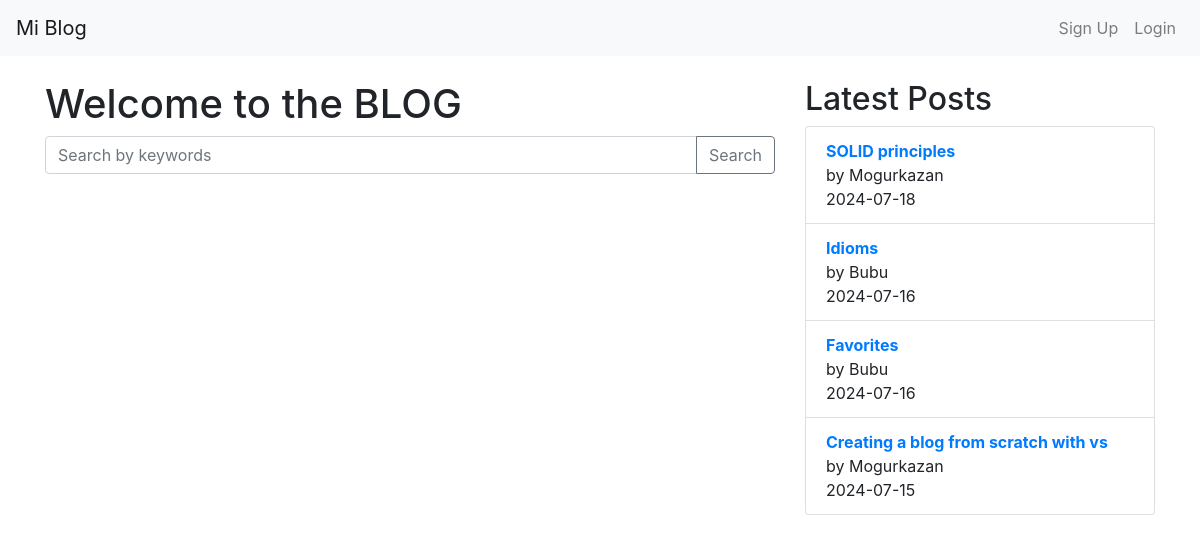
The page / on the database its author committed.
### app/models.py (models this page shows, shortened)
class Post(db.Model):
    id = db.Column(db.Integer, primary_key=True)
    title = db.Column(db.String(100), nullable=False)
    content = db.Column(db.Text, nullable=False)
    date_posted = db.Column(db.DateTime, nullable=False, default=datetime.utcnow)
    keywords = db.Column(db.String(100), nullable=True)
    user_id = db.Column(db.Integer, db.ForeignKey('user.id'), nullable=False)
    comments = db.relationship('Comment', backref='post', lazy=True)

class User(UserMixin, db.Model):
    id = db.Column(db.Integer, primary_key=True)
    email = db.Column(db.String(120), unique=True, nullable=False)
    nickname = db.Column(db.String(80), unique=True, nullable=False)
    password_hash = db.Column(db.String(128), nullable=False)
    posts = db.relationship('Post', backref='author', lazy=True)
    comments = db.relationship('Comment', backref='author', lazy=True)
    favorites = db.relationship('Post', secondary='favorites', backref=db.backref('favorited_by', lazy='dynamic'))

### app/routes.py (the view)
@bp.route('/')
def home():
    latest_posts = Post.query.order_by(Post.date_posted.desc()).limit(5).all()
    logout_form = LogoutForm()
    return render_template('index.html', latest_posts=latest_posts, logout_form=logout_form)

### app/forms.py
class LogoutForm(FlaskForm):
    pass

### app/templates/index.html (shortened to what this page needs)
<!DOCTYPE html>
<html lang="en">
<head>
    <link rel="stylesheet" href="https://stackpath.bootstrapcdn.com/bootstrap/4.5.2/css/bootstrap.min.css">
</head>
<body>
    {% block navbar %}
    <nav class="navbar navbar-expand-lg navbar-light bg-light fixed-top">
        <a class="navbar-brand" href="{{ url_for('main.home') }}">
            {% if current_user.is_authenticated %}
                Blog de {{ current_user.nickname }}
            {% else %}
                Mi Blog
            {% endif %}
        </a>
        <div class="collapse navbar-collapse" id="navbarNav">
            <ul class="navbar-nav ml-auto">
                {% if not current_user.is_authenticated %}
                <li class="nav-item">
                    <a class="nav-link" href="{{ url_for('main.signup') }}">Sign Up</a>
                </li>
                <li class="nav-item">
                    <a class="nav-link" href="{{ url_for('main.login') }}">Login</a>
                </li>
                {% endif %}
            </ul>
        </div>
    </nav>
    {% endblock %}
    <div class="container" style="margin-top: 80px;">
        <div class="row">
            <div class="col-md-8">
                {% block content %}
                <h1>Welcome to the BLOG</h1>
                <form method="GET" action="{{ url_for('main.search') }}">
                    <div class="input-group mb-3">
                        <input type="text" class="form-control" name="query" placeholder="Search by keywords">
                        <div class="input-group-append">
                            <button class="btn btn-outline-secondary" type="submit">Search</button>
                        </div>
                    </div>
                </form>
                {% endblock %}
            </div>
            <div class="col-md-4">
                <h2>Latest Posts</h2>
                <ul class="list-group">
                    {% for post in latest_posts %}
                    <li class="list-group-item">
                        <a href="{{ url_for('main.view_post', post_id=post.id) }}">
                            <strong>{{ post.title }}</strong>
                        </a><br>
                        by {{ post.author.nickname }}<br>
                        {{ post.date_posted.strftime('%Y-%m-%d') }}
                    </li>
                    {% endfor %}
                </ul>
            </div>
        </div>
    </div>
</body>
</html>

### rows shown on the page
Post: title "SOLID principles", author.nickname "Mogurkazan", date_posted "2024-07-18"
Post: title "Idioms", author.nickname "Bubu", date_posted "2024-07-16"
Post: title "Favorites", author.nickname "Bubu", date_posted "2024-07-16"
Post: title "Creating a blog from scratch with vs", author.nickname "Mogurkazan", date_posted "2024-07-15"
